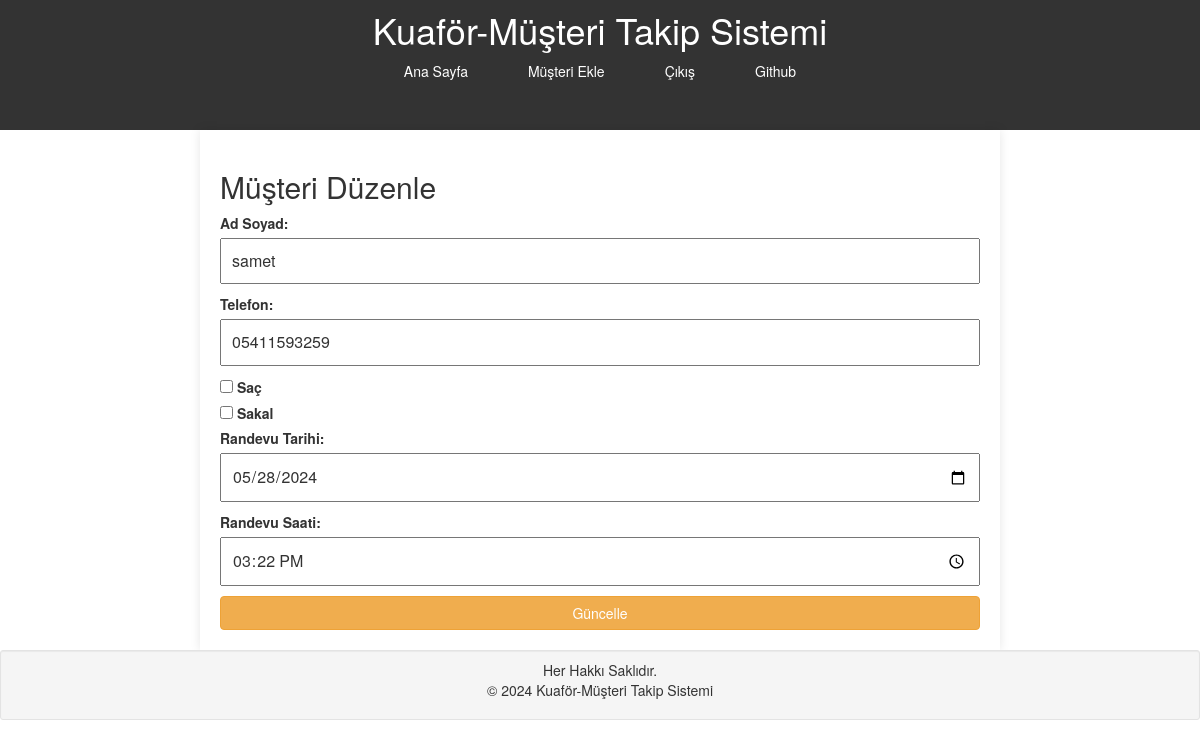
Page /web-proje2/pages/musteri_duzenle.php?id=16 (signed in) on the committed database.
### tables this page shows
CREATE TABLE `musteriler` (
  `id` int(11) NOT NULL,
  `kullanici_id` int(11) NOT NULL,
  `ad_soyad` varchar(100) NOT NULL,
  `telefon` varchar(15) NOT NULL,
  `randevu_tarihi` date NOT NULL,
  `sac_bilgileri` tinyint(1) DEFAULT 1,
  `sakal_bilgileri` tinyint(1) DEFAULT 1,
  `randevu_saat` time DEFAULT NULL
);

### web-proje2/pages/musteri_duzenle.php (the view, shortened to what this page needs)
<?php
include('../includes/baslik.php');
include('../includes/veritabani.php');
$id = $_GET['id'];
$sorgu = "SELECT * FROM musteriler WHERE id='$id'";
$sonuc = mysqli_query($conn, $sorgu);
$musteri = mysqli_fetch_assoc($sonuc);
?>
<form action="musteri_duzenle.php?id=<?php echo $id; ?>" method="POST">
    <h2>Müşteri Düzenle</h2>
    <label for="ad_soyad">Ad Soyad:</label>
    <input type="text" name="ad_soyad" value="<?php echo $musteri['ad_soyad']; ?>" required>
    <label for="telefon">Telefon:</label>
    <input type="text" name="telefon" value="<?php echo $musteri['telefon']; ?>" required>
    <div>
        <input type="checkbox" id="sac" name="sac" value="1" <?php if ($musteri['sac_bilgileri'] == 'Saç') echo 'checked'; ?>>
        <label for="sac">Saç</label>
    </div>
    <div>
        <input type="checkbox" id="sakal" name="sakal" value="1" <?php if ($musteri['sakal_bilgileri'] == 'Sakal') echo 'checked'; ?>>
        <label for="sakal">Sakal</label>
    </div>
    <label for="randevu_tarihi">Randevu Tarihi:</label>
    <input type="date" name="randevu_tarihi" value="<?php echo $musteri['randevu_tarihi']; ?>" required>
    <label for="randevu_saat">Randevu Saati:</label>
    <input type="time" name="randevu_saat" value="<?php echo $musteri['randevu_saat']; ?>" required>
    <button type="submit" class="btn btn-warning">Güncelle</button>
</form>
<?php include('../includes/altbilgi.php'); ?>

### web-proje2/css/styles.css (style rules this page uses)
body { font-family: Arial, sans-serif; margin: 0; padding: 0; background-color: #f4f4f4; }
form { display: flex; flex-direction: column; }
form label { margin-bottom: 5px; }
form input, form button { margin-bottom: 10px; padding: 10px; font-size: 16px; }
form button { background-color: #333; color: #fff; border: none; cursor: pointer; }

### rows in the picture
musteriler: ad_soyad "samet", telefon "05411593259", randevu_tarihi "05/28/2024", randevu_saat "15:22:00"
